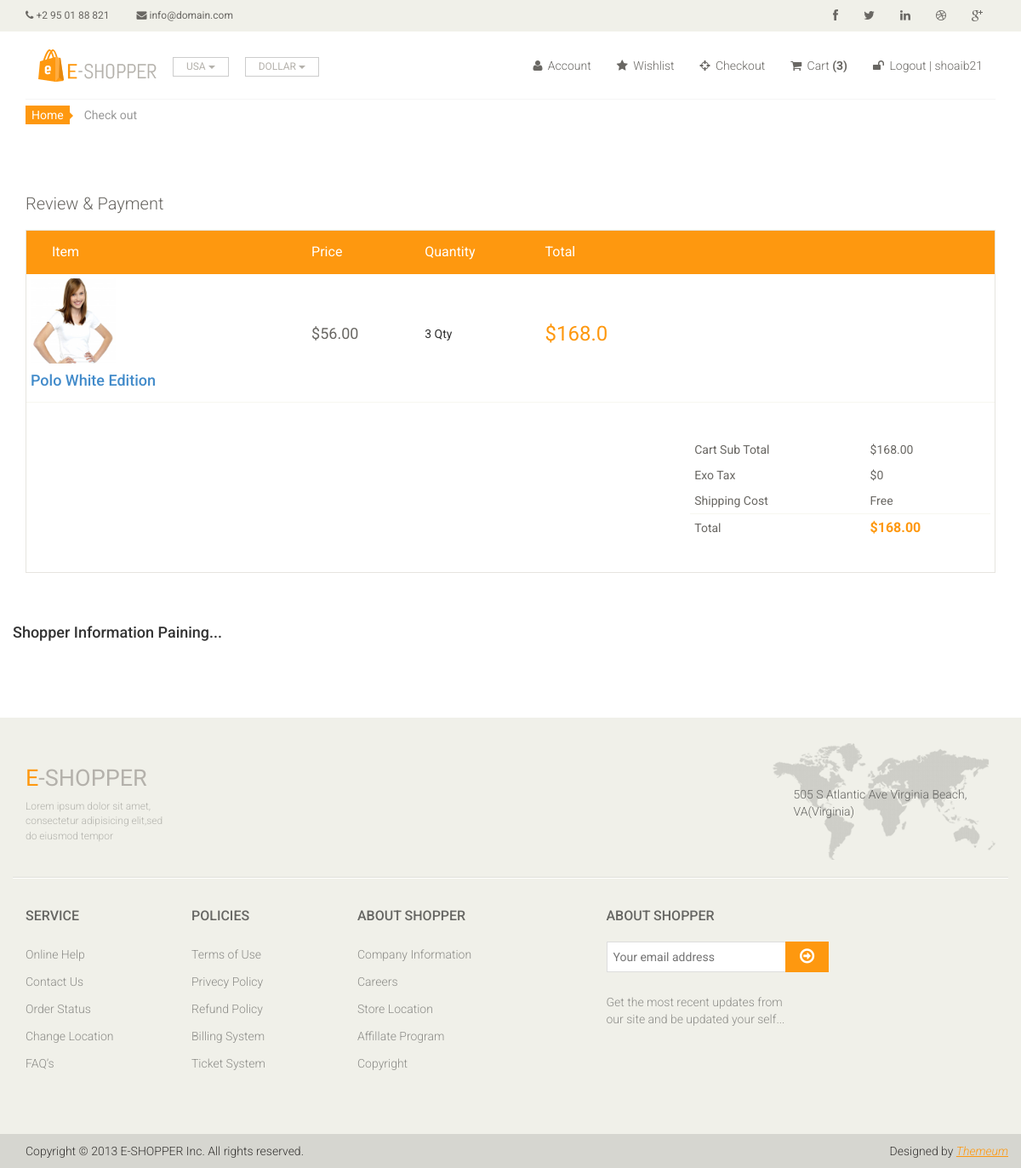
Page /checkout/ (signed in) on the earlier database version.
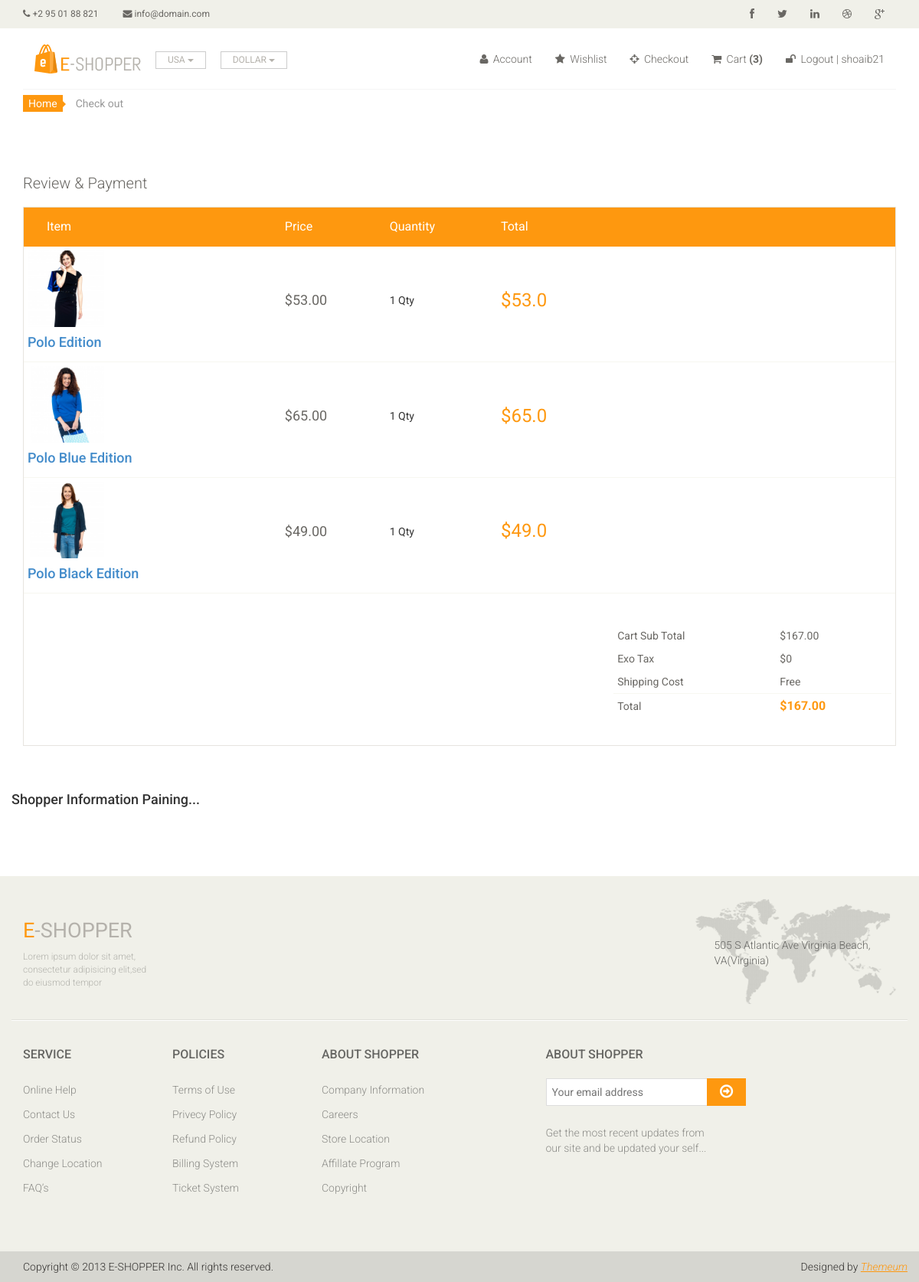
Same page on the later database version.
### store/models.py (models this page shows, shortened)
class OrderItem(models.Model):
	product = models.ForeignKey(Product, on_delete=models.SET_NULL, blank=True, null=True)
	order = models.ForeignKey(Order, on_delete=models.SET_NULL, blank=True, null=True)
	quantity = models.IntegerField(default=0, null=True, blank=True)
	date_added = models.DateTimeField(auto_now_add=True)
	@property
	def get_total(self):
		total = self.product.price * self.quantity
		return total

class Product(models.Model):
	PRO_ID = models.IntegerField(null=True)
	name = models.CharField(max_length=200, null=True)
	category = models.ForeignKey(SubCategory, related_name='product', on_delete=models.CASCADE, blank=True, null=True)
	image = models.ImageField(null=True, blank=True)
	price = models.FloatField()
	@property
	def imageURL(self):
		try:
			url = self.image.url
		except:
			url = "images/placeholder.jpg"
		return url

class Order(models.Model):
	customer = models.ForeignKey(Customer, on_delete= models.SET_NULL, blank=True, null=True)
	date_ordered = models.DateTimeField(auto_now_add=True)
	complete = models.BooleanField(default=False, null=True, blank=False)
	transaction_id = models.CharField(max_length=200, null=True)
	@property
	def get_cart_total(self):
		orderitems = self.orderitem_set.all()
		total = sum([item.get_total for item in orderitems])
		return total
	@property
	def get_cart_items(self):
		orderitems = self.orderitem_set.all()
		total = sum([item.quantity for item in orderitems])
		return total

### store/views.py (the view)
# urls.py: path('checkout/', views.checkout, name='checkout'),
def checkout(request):
	if request.user.is_authenticated:
		customer = request.user.customer
		order, created = Order.objects.get_or_create(customer=customer, complete=False)
		items = order.orderitem_set.all()
		cartItems = order.get_cart_items
	else:
		items = []
		order = {'get_cart_total':0,'get_cart_items':0,'shipping':False}
		cartItems = data['get_cart_items']
	context = {'items':items, 'order':order,'cartItems':cartItems}
	return render(request, 'checkout.html', context)

### templates/checkout.html (shortened to what this page needs)
{% extends 'main.html' %}
{% load static %}
{% load crispy_forms_tags %}
{% block content %}
	<section id="cart_items">
		<div class="container">
			<div class="breadcrumbs">
				<ol class="breadcrumb">
				  <li><a href="#">Home</a></li>
				  <li class="active">Check out</li>
				</ol>
			</div>
			<div class="review-payment">
				<h2>Review & Payment</h2>
			</div>
			<div class="table-responsive cart_info">
				<table class="table table-condensed">
					<thead>
						<tr class="cart_menu">
							<td class="image">Item</td>
							<td class="price">Price</td>
							<td class="quantity">Quantity</td>
							<td class="total">Total</td>
							<td></td>
						</tr>
					</thead>
					<tbody>
					{% for item in items %}
						<tr>
							<td class="cart_product">
								<div style='flex:2'><img class='row-image' src="{{ item.product.imageURL }}" alt="" style="width:100px;height:100px;">
								<h4><a href="">{{ item.product.name }}</a></h4>
							</td>
							<td class="cart_price">
								<p>${{ item.product.price|floatformat:2 }}</p>
							</td>
							<td class="cart_quantity">
								<div class="cart_quantity_button">
									<p class="quantity" >{{item.quantity}} Qty</p>
								</div>
							</td>
							<td class="cart_total">
								<p class="cart_total_price">${{ item.get_total }}</p>
							</td>
						</tr>
					{% endfor %}
						<tr>
							<td colspan="4">&nbsp;</td>
							<td colspan="2">
								<table class="table table-condensed total-result">
									<tr>
										<td>Cart Sub Total</td>
										<td>${{order.get_cart_total|floatformat:2}}</td>
									</tr>
									<tr>
										<td>Exo Tax</td>
										<td>$0</td>
									</tr>
									<tr class="shipping-cost">
										<td>Shipping Cost</td>
										<td>Free</td>
									</tr>
									<tr>
										<td>Total</td>
										<td><span>${{order.get_cart_total|floatformat:2}}</span></td>
									</tr>
								</table>
							</td>
						</tr>
					</tbody>
				</table>
			</div>
			<div class="shopper-informations">
				<div class="row">
					<div class="col">
							<h4>Shopper Information Paining...</h4>
							  <br>
							  <br>
								<br>
							  <br>
						</div>
					</div>
				</div>
			</div>
	</section>
{% endblock %}

Differences in the rows shown:
removed Order: get_cart_total "168.00"
now on this page (row edited): OrderItem: product.imageURL (picture), product.name "Polo Edition", product.price "53.00", quantity "1", get_total "53.0"
now on this page (row edited): OrderItem: product.imageURL (picture), product.name "Polo Blue Edition", product.price "65.00", quantity "1", get_total "65.0"
changed OrderItem: product.imageURL: a different picture; product.name "Polo White Edition" → "Polo Black Edition"; product.price "56.00" → "49.00"; quantity "3" → "1"; get_total "168.0" → "49.0"
now on this page (row edited): Order: get_cart_total "167.00"
